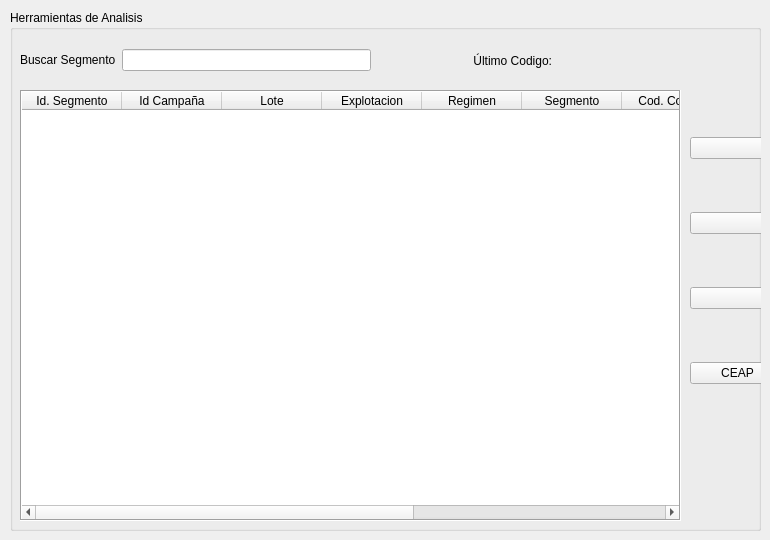
   <widget class="QWidget" name="tab_2">
    <property name="enabled">
     <bool>true</bool>
    </property>
    <attribute name="title">
     <string>Segmentos y Ambiente</string>
    </attribute>
    <widget class="QGroupBox" name="groupBox_3">
     <property name="geometry">
      <rect>
       <x>10</x>
       <y>10</y>
       <width>751</width>
       <height>521</height>
      </rect>
     </property>
     <property name="styleSheet">
      <string notr="true"/>
     </property>
     <property name="title">
      <string>Herramientas de Analisis</string>
     </property>
     <widget class="QWidget" name="gridLayoutWidget_11">
      <property name="geometry">
       <rect>
        <x>10</x>
        <y>30</y>
        <width>351</width>
        <height>41</height>
       </rect>
      </property>
      <layout class="QGridLayout" name="gridLayout_11" columnstretch="0,0">
       <item row="0" column="0">
        <widget class="QLabel" name="label_43">
         <property name="text">
          <string>Buscar Segmento</string>
         </property>
        </widget>
       </item>
       <item row="0" column="1">
        <widget class="QLineEdit" name="line_find_segmento">
         <property name="inputMethodHints">
          <set>Qt::ImhUppercaseOnly</set>
         </property>
        </widget>
       </item>
      </layout>
     </widget>
     <widget class="QWidget" name="gridLayoutWidget_10">
      <property name="geometry">
       <rect>
        <x>10</x>
        <y>80</y>
        <width>661</width>
        <height>431</height>
       </rect>
      </property>
      <layout class="QGridLayout" name="gridLayout_10">
       <item row="0" column="0">
        <widget class="QTableWidget" name="tableWidget_2">
         <property name="enabled">
          <bool>true</bool>
         </property>
         <property name="contextMenuPolicy">
          <enum>Qt::CustomContextMenu</enum>
         </property>
         <property name="frameShape">
          <enum>QFrame::Box</enum>
         </property>
         <property name="frameShadow">
          <enum>QFrame::Sunken</enum>
         </property>
         <property name="sizeAdjustPolicy">
          <enum>QAbstractScrollArea::AdjustToContents</enum>
         </property>
         <property name="editTriggers">
          <set>QAbstractItemView::AllEditTriggers</set>
         </property>
         <property name="dragDropOverwriteMode">
          <bool>false</bool>
         </property>
         <property name="alternatingRowColors">
          <bool>true</bool>
         </property>
         <property name="selectionBehavior">
          <enum>QAbstractItemView::SelectRows</enum>
         </property>
         <property name="showGrid">
          <bool>true</bool>
         </property>
         <property name="sortingEnabled">
          <bool>false</bool>
         </property>
         <property name="cornerButtonEnabled">
          <bool>false</bool>
         </property>
         <column>
          <property name="text">
           <string>Id. Segmento</string>
          </property>
         </column>
         <column>
          <property name="text">
           <string>Id Campaña</string>
          </property>
         </column>
         <column>
          <property name="text">
           <string>Lote</string>
          </property>
         </column>
         <column>
          <property name="text">
           <string>Explotacion</string>
          </property>
         </column>
         <column>
          <property name="text">
           <string>Regimen</string>
          </property>
         </column>
         <column>
          <property name="text">
           <string>Segmento</string>
          </property>
         </column>
         <column>
          <property name="text">
           <string>Cod. Control</string>
          </property>
         </column>
         <column>
          <property name="text">
           <string>Fecha Siembra</string>
          </property>
         </column>
         <column>
          <property name="text">
           <string>Cultivo</string>
          </property>
         </column>
         <column>
          <property name="text">
           <string>Analisis</string>
          </property>
         </column>
        </widget>
       </item>
      </layout>
     </widget>
     <widget class="QWidget" name="verticalLayoutWidget_2">
      <property name="geometry">
       <rect>
        <x>680</x>
        <y>80</y>
        <width>95</width>
        <height>341</height>
       </rect>
      </property>
      <layout class="QVBoxLayout" name="verticalLayout_2">
       <item>
        <widget class="QPushButton" name="btn_add_segmento">
         <property name="enabled">
          <bool>true</bool>
         </property>
         <property name="text">
          <string/>
         </property>
        </widget>
       </item>
       <item>
        <widget class="QPushButton" name="btn_cod_segmento">
         <property name="enabled">
          <bool>true</bool>
         </property>
         <property name="text">
          <string/>
         </property>
        </widget>
       </item>
       <item>
        <widget class="QPushButton" name="btn_reporte">
         <property name="enabled">
          <bool>true</bool>
         </property>
         <property name="text">
          <string/>
         </property>
        </widget>
       </item>
       <item>
        <widget class="QPushButton" name="btn_calcular">
         <property name="enabled">
          <bool>true</bool>
         </property>
         <property name="text">
          <string>CEAP</string>
         </property>
        </widget>
       </item>
      </layout>
     </widget>
     <widget class="QWidget" name="horizontalLayoutWidget">
      <property name="geometry">
       <rect>
        <x>409</x>
        <y>30</y>
        <width>271</width>
        <height>41</height>
       </rect>
      </property>
      <layout class="QHBoxLayout" name="horizontalLayout">
       <item>
        <widget class="QLabel" name="label_46">
         <property name="text">
          <string>Último Codigo:</string>
         </property>
         <property name="alignment">
          <set>Qt::AlignRight|Qt::AlignTrailing|Qt::AlignVCenter</set>
         </property>
        </widget>
       </item>
       <item>
        <widget class="QLabel" name="lbl_lastCode">
         <property name="font">
          <font>
           <pointsize>10</pointsize>
           <weight>75</weight>
           <bold>true</bold>
          </font>
         </property>
         <property name="text">
          <string/>
         </property>
        </widget>
       </item>
      </layout>
     </widget>
    </widget>
   </widget>
